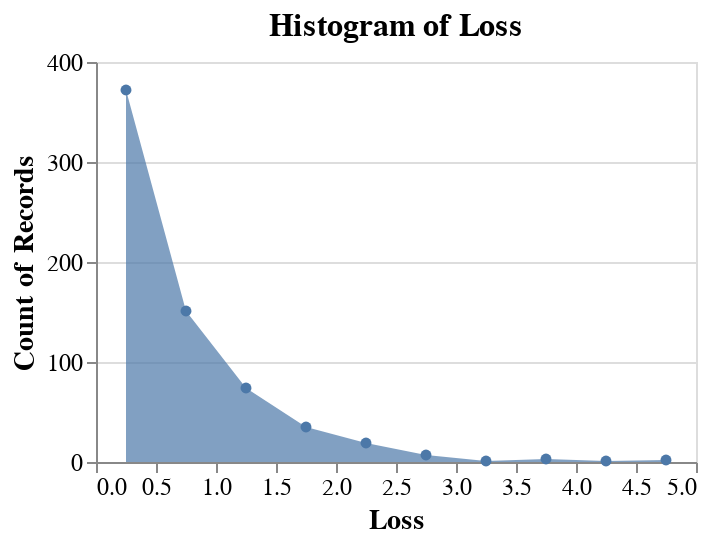

Notebook code for this chart:
### Code cell
alt.Chart(db.query('epoch > 380')).mark_area(point = True).encode(
    x=alt.X('loss:Q', bin=alt.Bin(maxbins=10), title='Loss'),
    y='count()'
).properties(
    title='Histogram of Loss',
    width=300,
    height=200
).configure_axis(
    labelFontSize=12,
    titleFontSize=14
).configure_title(
    fontSize=16
)

### Figure 1 — Vega-Lite specification as saved in the notebook (floating-point values rounded to 4 significant figures; data arrays with more than 128 entries replaced by an {"elided": "..."} marker saying what was removed)
{"config": {"view": {"continuousWidth": 300, "continuousHeight": 300}, "axis": {"labelFontSize": 12, "titleFontSize": 14}, "title": {"fontSize": 16}}, "data": {"name": "data-05c3c831625692d66472f41528fbd1ce"}, "mark": {"type": "area", "point": true}, "encoding": {"x": {"bin": {"maxbins": 10}, "field": "loss", "title": "Loss", "type": "quantitative"}, "y": {"aggregate": "count", "type": "quantitative"}}, "height": 200, "title": "Histogram of Loss", "width": 300, "$schema": "https://vega.github.io/schema/vega-lite/v5.17.0.json", "datasets": {"data-05c3c831625692d66472f41528fbd1ce": {"elided": "665 records"}}}
